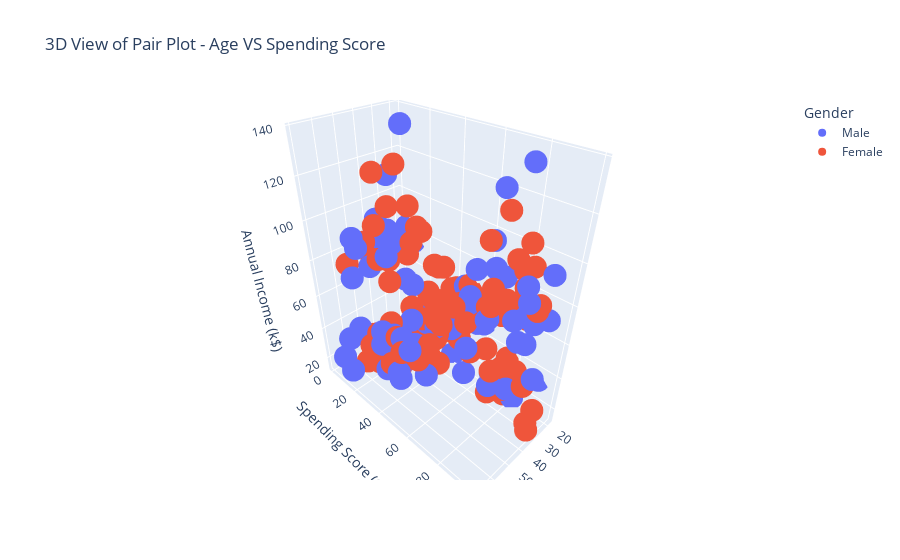

The notebook cell this image was saved under:
### Code cell
######################////////////////// 2. AGE VS SEPNDING SCORE ///////////////////########################
figure2 =  plx.scatter_3d(mall_df,x='Age',y='Spending Score (1-100)',z='Annual Income (k$)',color='Gender',title='3D View of Pair Plot - Age VS Spending Score')
figure2.show()

### Figure 1 — Plotly figure (JSON) as saved in the notebook; plotly's stock layout.template omitted (floating-point values rounded to 4 significant figures)
{"data": [{"hovertemplate": "Gender=Male<br>Age=%{x}<br>Spending Score (1-100)=%{y}<br>Annual Income (k$)=%{z}<extra></extra>", "legendgroup": "Male", "marker": {"color": "#636efa", "symbol": "circle"}, "mode": "markers", "name": "Male", "scene": "scene", "showlegend": true, "type": "scatter3d", "x": [19, 21, 64, 67, 37, 22, 20, 52, 35, 25, 31, 29, 35, 60, 53, 18, 24, 48, 33, 59, 47, 69, 53, 70, 19, 63, 18, 19, 70, 59, 26, 40, 57, 38, 67, 48, 18, 48, 24, 48, 20, 67, 26, 49, 54, 68, 66, 65, 19, 27, 39, 43, 40, 59, 38, 47, 39, 20, 32, 19, 32, 25, 28, 48, 34, 43, 39, 37, 34, 19, 50, 42, 32, 40, 28, 36, 36, 58, 27, 59, 35, 46, 30, 28, 33, 32, 32, 30], "y": [39, 81, 3, 14, 13, 79, 66, 29, 35, 73, 73, 82, 61, 4, 4, 92, 92, 36, 60, 60, 41, 46, 46, 56, 55, 51, 59, 59, 55, 47, 54, 48, 51, 55, 41, 46, 41, 49, 52, 42, 49, 59, 55, 56, 46, 43, 48, 52, 46, 56, 91, 35, 95, 11, 75, 9, 75, 5, 73, 10, 93, 12, 97, 36, 90, 17, 88, 1, 1, 5, 26, 20, 63, 13, 75, 10, 92, 15, 69, 14, 90, 15, 97, 68, 8, 74, 18, 83], "z": [15, 15, 19, 19, 20, 20, 21, 23, 24, 24, 25, 28, 28, 30, 33, 33, 38, 39, 42, 43, 43, 44, 46, 46, 46, 48, 48, 48, 49, 54, 54, 54, 54, 54, 54, 54, 59, 60, 60, 61, 61, 62, 62, 62, 63, 63, 63, 63, 64, 67, 69, 71, 71, 71, 71, 71, 71, 73, 73, 74, 75, 77, 77, 77, 78, 78, 78, 78, 78, 81, 85, 86, 87, 87, 87, 87, 87, 88, 88, 93, 93, 98, 99, 101, 113, 126, 137, 137]}, {"hovertemplate": "Gender=Female<br>Age=%{x}<br>Spending Score (1-100)=%{y}<br>Annual Income (k$)=%{z}<extra></extra>", "legendgroup": "Female", "marker": {"color": "#EF553B", "symbol": "circle"}, "mode": "markers", "name": "Female", "scene": "scene", "showlegend": true, "type": "scatter3d", "x": [20, 23, 31, 22, 35, 23, 30, 35, 58, 24, 35, 35, 46, 54, 45, 40, 23, 21, 49, 21, 42, 30, 36, 20, 65, 31, 49, 24, 50, 27, 29, 31, 49, 31, 50, 51, 27, 67, 54, 43, 68, 32, 47, 60, 60, 45, 23, 49, 46, 21, 55, 22, 34, 50, 68, 40, 32, 47, 27, 23, 49, 21, 66, 19, 38, 18, 19, 63, 49, 51, 50, 38, 40, 23, 31, 25, 31, 29, 44, 35, 57, 28, 32, 32, 34, 44, 38, 47, 27, 30, 30, 56, 29, 31, 36, 33, 36, 52, 30, 37, 32, 29, 41, 54, 41, 36, 34, 32, 38, 47, 35, 45], "y": [6, 77, 40, 76, 6, 94, 72, 99, 15, 77, 35, 98, 5, 14, 32, 31, 87, 73, 14, 81, 17, 73, 26, 75, 35, 61, 28, 65, 55, 47, 42, 42, 52, 54, 45, 50, 51, 52, 59, 50, 48, 47, 42, 49, 56, 53, 52, 42, 44, 57, 58, 55, 60, 46, 55, 40, 42, 47, 50, 41, 48, 42, 50, 54, 42, 48, 50, 43, 59, 43, 57, 40, 58, 29, 77, 34, 71, 88, 7, 72, 5, 40, 87, 74, 22, 20, 76, 16, 89, 78, 73, 35, 83, 93, 75, 95, 27, 13, 86, 32, 86, 88, 39, 24, 17, 85, 23, 69, 91, 16, 79, 28], "z": [16, 16, 17, 17, 18, 18, 19, 19, 20, 20, 21, 23, 25, 28, 28, 29, 29, 30, 33, 33, 34, 34, 37, 37, 38, 39, 39, 39, 40, 40, 40, 40, 42, 43, 43, 44, 46, 47, 47, 48, 48, 48, 49, 50, 50, 54, 54, 54, 54, 54, 57, 57, 58, 58, 59, 60, 60, 60, 60, 62, 62, 62, 63, 63, 64, 65, 65, 65, 65, 67, 67, 67, 69, 70, 70, 72, 72, 73, 73, 74, 75, 76, 76, 77, 78, 78, 78, 78, 78, 78, 78, 79, 79, 81, 85, 86, 87, 88, 88, 97, 97, 98, 99, 101, 103, 103, 103, 103, 113, 120, 120, 126]}], "layout": {"legend": {"title": {"text": "Gender"}, "tracegroupgap": 0}, "scene": {"domain": {"x": [0, 1], "y": [0, 1]}, "xaxis": {"title": {"text": "Age"}}, "yaxis": {"title": {"text": "Spending Score (1-100)"}}, "zaxis": {"title": {"text": "Annual Income (k$)"}}}, "title": {"text": "3D View of Pair Plot - Age VS Spending Score"}}}
